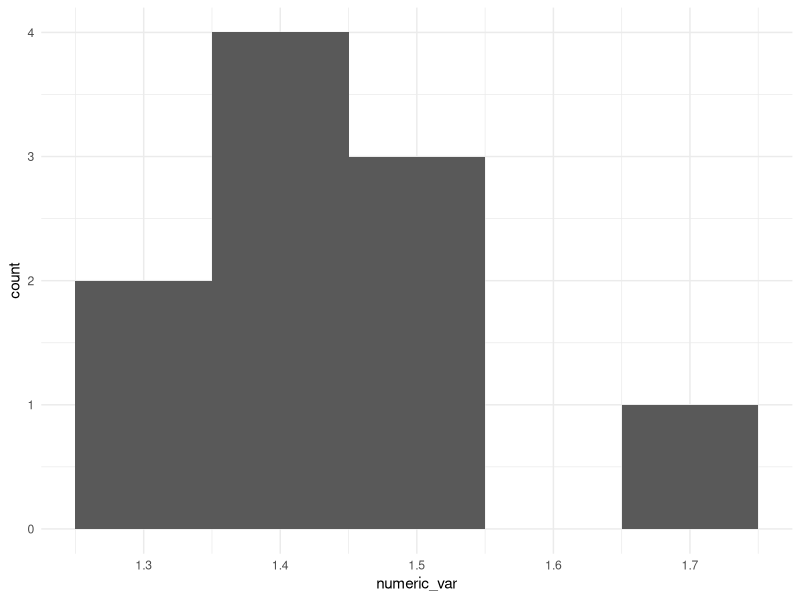

Reproduce this figure in R.

# Introduction to R for Data Analysis

# Install and load libraries
install.packages("tidyverse")
library(tidyverse)

# Load sample dataset
data <- read.csv("sample_dataset.csv")

# Explore the dataset
head(data)
summary(data)

# Basic data manipulation
data %>%
  filter(categorical_var == "A") %>%
  summarise(mean = mean(numeric_var), sd = sd(numeric_var))

# Data visualization
ggplot(data, aes(x = numeric_var)) +
  geom_histogram(binwidth = 0.1) +
  theme_minimal()
